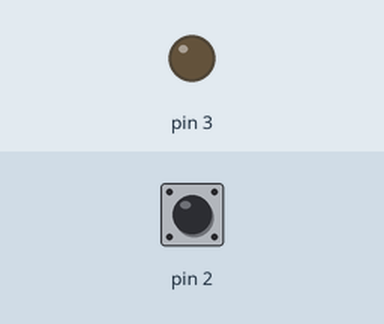
This sketch was run on a simulated Arduino Uno, built with avr-gcc and run on an emulated ATmega328P. On the bench: output pins drawn as LEDs (lit = HIGH). The test bench sets the inputs (shaded band); at power-on: pin 2 HIGH.

Above: at 1.2 s.
1.3 s: pin 2 pulled LOW for 0.15 s
At 1.37 s:
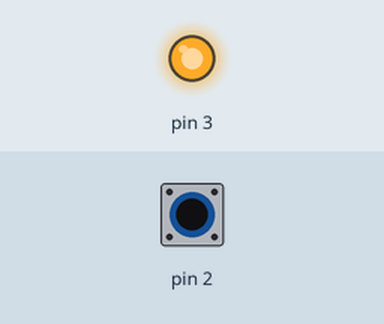
2.9 s: pin 2 pulled LOW for 3.2 s
At 7.1 s:
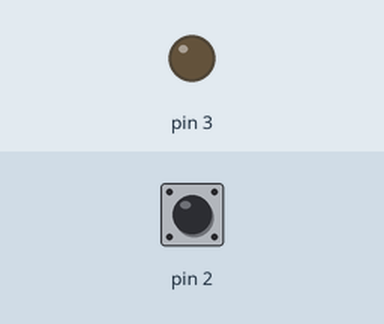
Timing chart, 0 to 8.6 s (numbered marks = the images above; inputs shaded):
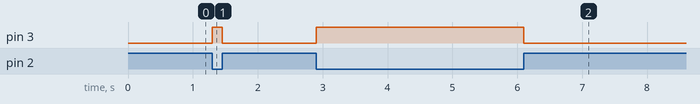

Measured:
- after the input at 1.3 s, pin 3: LOW → HIGH at once, → LOW 0.15 s later
- after the input at 2.9 s, pin 3: LOW → HIGH at once, → LOW 3.2 s later

The sketch:

ExempleSwitchLed.ino
```cpp
int etatInter;
void setup() {
pinMode(3,OUTPUT);

  pinMode(2, INPUT_PULLUP);

}

void loop() {
  etatInter = digitalRead(2);


         if ( etatInter == HIGH )
        {
            digitalWrite(3,LOW);
        }
        else
        {
        digitalWrite(3,HIGH);
        }
}
```
